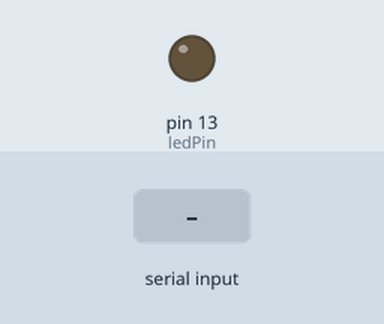
Simulated run of this sketch. Board: Arduino Uno, built with avr-gcc and run on an emulated ATmega328P. On the bench: output pins drawn as LEDs (lit = HIGH). Inputs (shaded band) come from the test bench.

Above: at 1.2 s.
1.3 s: "2," received over Serial
At 1.9 s:
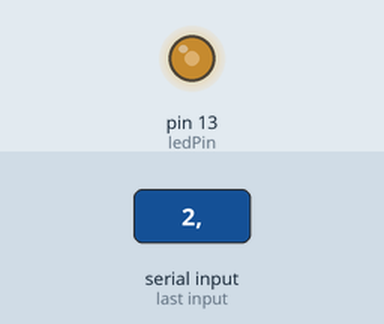
2.9 s: "90,45,200," received over Serial
At 3.7 s:
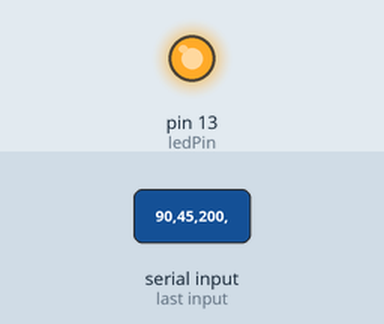
Timing chart, 0 to 5.9 s (numbered marks = the images above; inputs shaded):
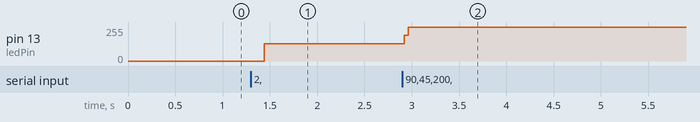

The sketch:

sketch_feb10a.ino
```cpp
const unsigned long segundo = 1000;
const unsigned long minuto = 60000;
const unsigned long hora = 3600000;

const int ledPin = 13;

unsigned long previousMillis = 0;
int comando = -1;
float tempoOn = 0;
float tempoOff = 0;

void setup() {
  pinMode(ledPin, OUTPUT);
  Serial.begin(9600);
  Serial.setTimeout(50);
}

void loop() {
  if (Serial.available()) {
    comando  = Serial.readStringUntil(',').toFloat();
    tempoOn  = Serial.readStringUntil(',').toFloat();
    tempoOff = Serial.readStringUntil('\n').toFloat();
    previousMillis = millis();
  }

  switch (comando) {
    case 0:
      digitalWrite(ledPin, LOW);
      break;

    case 1:
      digitalWrite(ledPin, HIGH);
      break;

    case 2:
      if (comando != 2) break;
      if (digitalRead(ledPin) == LOW) {
        if (millis() - previousMillis >= tempoOff * hora) {
          previousMillis = millis();
          digitalWrite(ledPin, HIGH);
        }
      } else {
        if (millis() - previousMillis >= tempoOn * minuto) {
          previousMillis = millis();
          digitalWrite(ledPin, LOW);
        }
      }
      break;
  }
}
```

Measured:
- after the input at 1.3 s, pin 13 (ledPin): 0/255 → 128/255 after 0.14 s
- after the input at 2.9 s, pin 13 (ledPin): 128/255 → 255/255 at once
